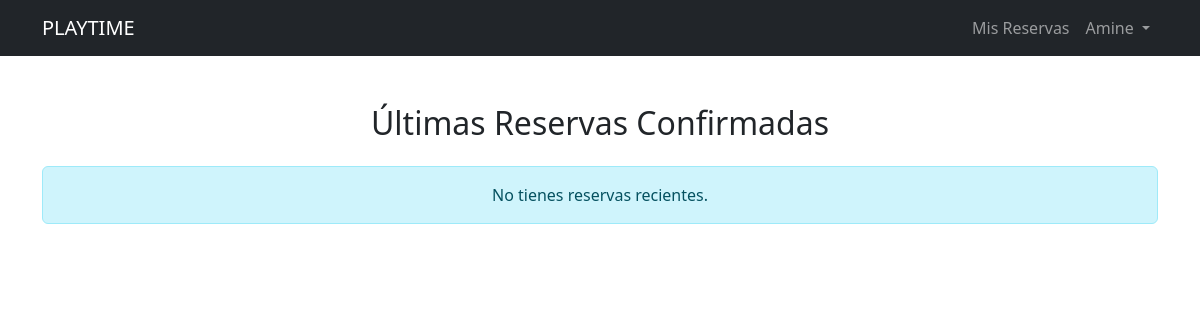
Before: /mis_reservas/ (signed in) with the older database file.
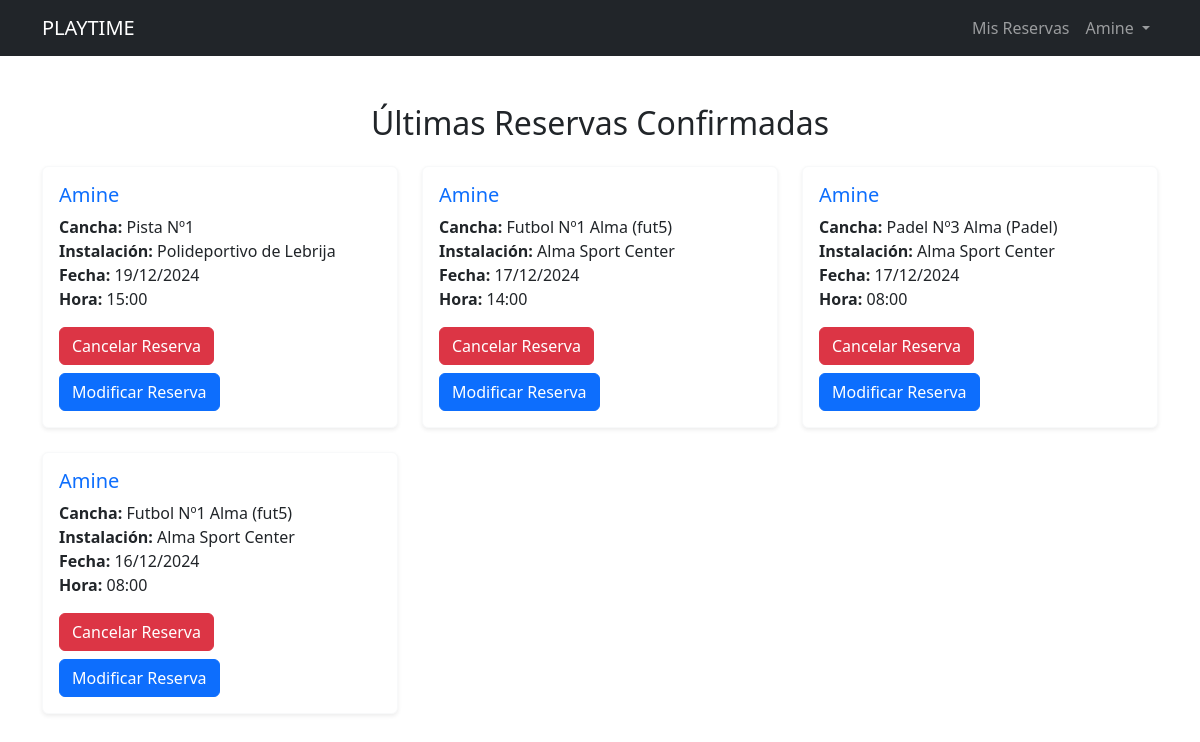
After: the same page with the newer database file.
### Aplicacion1/models.py (models this page shows, shortened)
class Reserva(models.Model):
    cancha = models.ForeignKey(Campo, on_delete=models.CASCADE, related_name='reservas')
    usuario = models.ForeignKey(User, on_delete=models.CASCADE, related_name='reservas')
    fecha_hora_inicio = models.DateTimeField()
    duracion = models.IntegerField(default=1)  # Duración en horas
    precio = models.DecimalField(max_digits=6, decimal_places=2)
    confirmada = models.BooleanField(default=False)  # Agregar campo confirmada
    foto_instalacion = models.ImageField(upload_to="reservas/fotos_instalacion", blank=True, null=True)  # Foto de la instalación
    archivo_reserva = models.FileField(upload_to="reservas/documentos", blank=True, null=True)  # Documento adjunto
    comentario = models.TextField(blank=True)
    class Meta:
        indexes = [
            models.Index(fields=['-fecha_hora_inicio']),  # Índice para ordenar por fecha
        ]

class Campo(models.Model):
    nombre = models.CharField(max_length=50)
    tipo_campo = models.CharField(max_length=50)
    capacidad_jugadores = models.IntegerField()
    disponible = models.BooleanField(default=True)
    instalacion = models.ForeignKey(Instalacion, on_delete=models.CASCADE, related_name='canchas')
    deporte = models.CharField(max_length=50, default='futbol')  # Valor por defecto "futbol"

class Instalacion(models.Model):
    nombre = models.CharField(max_length=100)
    direccion = models.CharField(max_length=255)
    telefono = models.CharField(max_length=15)
    horario_apertura = models.TimeField()
    horario_cierre = models.TimeField()
    descripcion = models.TextField(blank=True, null=True)  # La descripción puede ser nula

### Aplicacion1/views.py (the view, shortened to what this page needs)
# urls.py: path('mis_reservas/', views.mis_reservas, name='mis_reservas'),
def mis_reservas(request):
    reservas = Reserva.objects.filter(usuario=request.user).order_by('-fecha_hora_inicio')
    return render(request, 'mis_reservas.html', {'reservas': reservas})

### Aplicacion1/templates/mis_reservas.html (shortened to what this page needs)
<!DOCTYPE html>
<html lang="es">
<head>
   {% load static %}
   <link href="https://cdn.jsdelivr.net/npm/bootstrap@5.3.0-alpha1/dist/css/bootstrap.min.css" rel="stylesheet">
</head>
<body>
   <nav class="navbar navbar-expand-lg navbar-dark bg-dark">
       <div class="container">
           <a class="navbar-brand" href="{% url 'index' %}">PLAYTIME</a>
           <div class="collapse navbar-collapse" id="navbarNav">
               <ul class="navbar-nav ms-auto">
                   <li class="nav-item">
                       <a class="nav-link" href="{% url 'mis_reservas' %}">Mis Reservas</a>
                   </li>
                   {% if user.is_authenticated %}
                       <li class="nav-item dropdown">
                           <a class="nav-link dropdown-toggle" href="#" id="userDropdown" role="button" data-bs-toggle="dropdown" aria-expanded="false">
                               {{ user.first_name|default:user.username }}
                           </a>
                       </li>
                   {% else %}
                       <li class="nav-item">
                           <a class="nav-link" href="{% url 'login' %}">Iniciar Sesión</a>
                       </li>
                   {% endif %}
               </ul>
           </div>
       </div>
   </nav>
   <div class="reservas py-5">
    <div class="container">
        <h2 class="text-center mb-4">Últimas Reservas Confirmadas</h2>
        <div class="row">
            {% for reserva in reservas %}
                <div class="col-md-4 mb-4">
                    <div class="card shadow-sm border-light">
                        <div class="card-body">
                            <h5 class="card-title text-primary">{{ reserva.usuario.username }}</h5>
                            <p class="card-text">
                                <strong>Cancha:</strong> {{ reserva.cancha.nombre }} <br>
                                <strong>Instalación:</strong> {{ reserva.cancha.instalacion.nombre }} <br>
                                <strong>Fecha:</strong> {{ reserva.fecha_hora_inicio|date:"d/m/Y" }} <br>
                                <strong>Hora:</strong> {{ reserva.fecha_hora_inicio|time:"H:i" }}
                            </p>
                            <form method="POST" action="{% url 'mis_reservas' %}">
                                <button type="submit" name="cancelar_reserva" class="btn btn-danger mb-2">Cancelar Reserva</button>
                            </form>
                            <a href="{% url 'modificar_reserva' reserva.id %}" class="btn btn-primary">Modificar Reserva</a>
                        </div>
                    </div>
                </div>
            {% empty %}
                <div class="col-12">
                    <div class="alert alert-info text-center" role="alert">
                        No tienes reservas recientes.
                    </div>
                </div>
            {% endfor %}
        </div>
    </div>
</div>
</body>
</html>

Changed rows visible on the page:
added Reserva: usuario.username "Amine", cancha.nombre "Pista Nº1", cancha.instalacion.nombre "Polideportivo de Lebrija", fecha_hora_inicio "19/12/2024", fecha_hora_inicio "15:00"
added Reserva: usuario.username "Amine", cancha.nombre "Futbol Nº1 Alma (fut5)", cancha.instalacion.nombre "Alma Sport Center", fecha_hora_inicio "17/12/2024", fecha_hora_inicio "14:00"
added Reserva: usuario.username "Amine", cancha.nombre "Padel Nº3 Alma (Padel)", cancha.instalacion.nombre "Alma Sport Center", fecha_hora_inicio "17/12/2024", fecha_hora_inicio "08:00"
added Reserva: usuario.username "Amine", cancha.nombre "Futbol Nº1 Alma (fut5)", cancha.instalacion.nombre "Alma Sport Center", fecha_hora_inicio "16/12/2024", fecha_hora_inicio "08:00"
Other visible differences:
text no longer shown: "No tienes reservas recientes."
